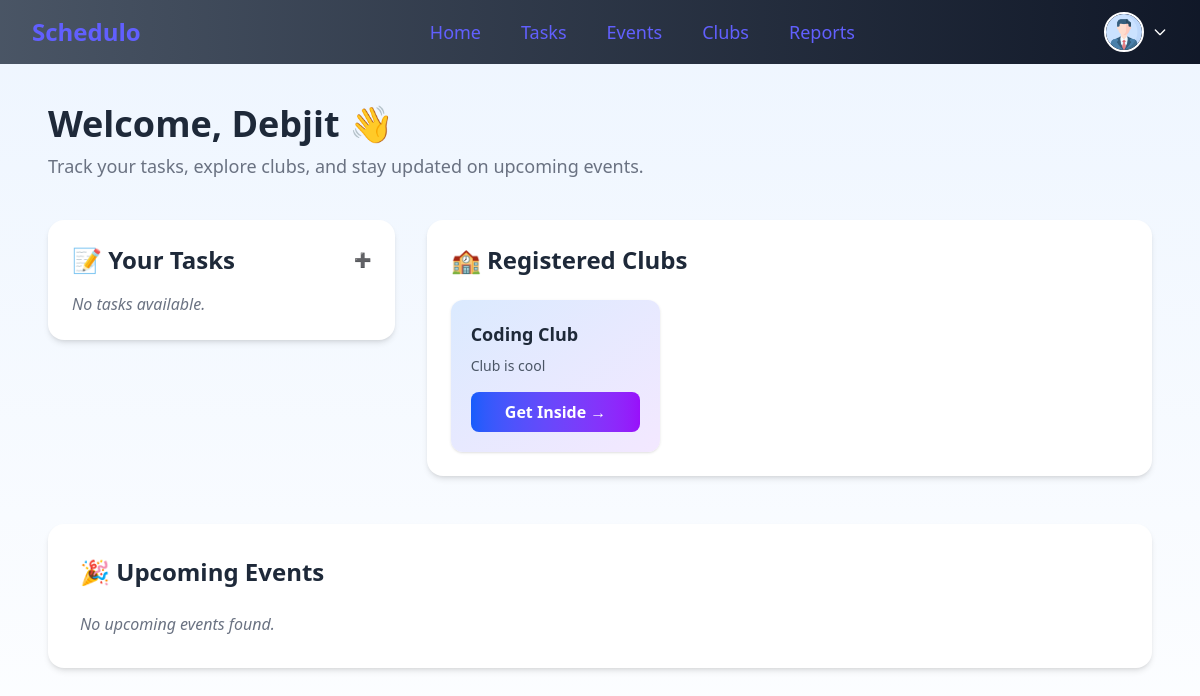
The app's page /accounts/student/dashboard/ (signed in), older data.
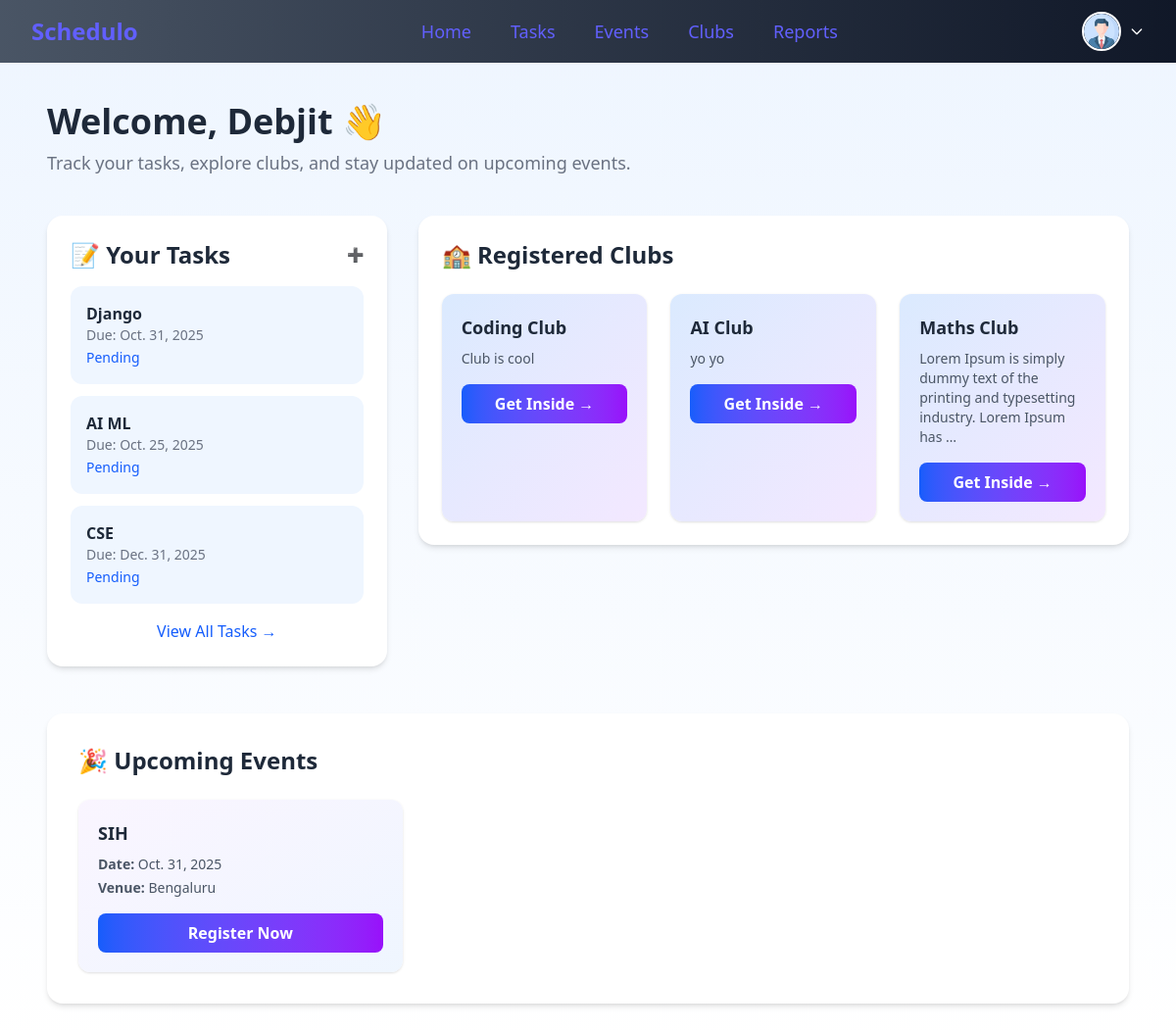
The same page, newer data.
### Accounts/models.py (models this page shows, shortened)
class Student(models.Model):
    SECTIONS = [
        ('A', 'A'),
        ('B', 'B'),
        ('C', 'C'),
        ('D', 'D'),
    ]
    YEAR = [
        (1, '1st Year'),
        (2, '2nd Year'),
        (3, '3rd Year'),
        (4, '4th Year'),
    ]
    BRANCH = [
        ('CSE', 'Computer Science and Engineering'),
        ('ECE', 'Electronics and Communication Engineering'),
        ('ME', 'Mechanical Engineering'),
        ('CE', 'Civil Engineering'),
        ('EE', 'Electrical Engineering'),
        ('AIML', 'Artificial Intelligence and Machine Learning'),
        ('CSDS', 'Computer Science & Data Science'),
    ]
    user = models.OneToOneField(User, on_delete=models.CASCADE)
    roll_number = models.IntegerField(unique=True)
    year = models.IntegerField(choices=YEAR)
    branch = models.CharField(max_length=50, choices=BRANCH)
    sec = models.CharField(max_length=1, choices=SECTIONS)

class Club(models.Model):
    POSITIONS = [
        ('President', 'President'),
        ('Vice President', 'Vice President'),
        ('Secretary', 'Secretary'),
        ('Member', 'Member'),
    ]
    user = models.ManyToManyField(User)
    name = models.CharField(max_length=100)
    description = models.TextField()

class Tasks(models.Model):
    student = models.ForeignKey(Student, on_delete=models.CASCADE)
    teacher = models.ForeignKey(Teacher, on_delete=models.CASCADE)
    title = models.CharField(max_length=200)
    description = models.TextField()
    due_date = models.DateField()
    completed = models.BooleanField(default=False)
    status = models.CharField(max_length=50, choices=[('Pending', 'Pending'), ('Completed', 'Completed')], default='Pending')

class Event(models.Model):
    STATUS_CHOICES = [
        ('Upcoming', 'Upcoming'),
        ('Live', 'Live'),
        ('Completed', 'Completed'),
    ]
    MODE_CHOICES = [
        ('Online', 'Online'),
        ('Offline', 'Offline'),
        ('Hybrid', 'Hybrid'),
    ]
    VISISBILITY_CHOICES = [
        ('Public', 'Public'),
        ('Private', 'Private'),
    ]
    title = models.CharField(max_length=200)
    description = models.TextField()
    date = models.DateField()
    time = models.TimeField()
    location = models.CharField(max_length=200)
    status = models.CharField(max_length=50, choices=STATUS_CHOICES)
    mode = models.CharField(max_length=50, choices=MODE_CHOICES)
    visibility = models.CharField(max_length=50, choices=VISISBILITY_CHOICES)
    club = models.ForeignKey(Club, on_delete=models.CASCADE)

### Accounts/views.py (the view)
# urls.py: path('student/dashboard/', views.student_dashboard, name='student_dashboard'),
@login_required
def student_dashboard(request):
    student = Student.objects.get(user=request.user)
    if request.method == 'POST':
        form = TaskForm(request.POST)
        if form.is_valid():
            task = form.save(commit=False)
            task.student = student
            task.teacher = Teacher.objects.first()  # Assigning a default teacher; modify as needed
            task.save()
            return redirect('student_dashboard')
    else:
        form = TaskForm()
    context = {
        'tasks': Tasks.objects.filter(student=student).all(),  # show only a few in template
        'clubs': Club.objects.filter(studentclubmembership__student=student),
        'events': Event.objects.all(),
        'registered_events': EventRegistration.objects.filter(student=student).all(),
        'student': student,
        'form': TaskForm()
    }
    return render(request, 'Students/student_dashboard.html', context)

### Accounts/models.py (called while the page is built)
    def __str__(self):
        return f"{self.user.username} - {self.position}"

### templates/Students/student_dashboard.html (shortened to what this page needs)
{% extends 'layout.html' %}
{% load static %}
{% block content %}
<section class="min-h-screen bg-gradient-to-b from-blue-50 to-white py-10 px-6 sm:px-12">
    <div class="max-w-7xl mx-auto mb-10">
        <h1 class="text-4xl font-extrabold text-gray-800 mb-2">
            Welcome, {{ student.user }} 👋
        </h1>
        <p class="text-gray-500 text-lg">Track your tasks, explore clubs, and stay updated on upcoming events.</p>
    </div>
    <div class="max-w-7xl mx-auto grid grid-cols-1 lg:grid-cols-3 gap-8 mb-12">
        <div class="lg:col-span-1">
            <div class="bg-white rounded-2xl shadow-md p-6 hover:shadow-lg transition duration-300">
                <div x-data="{ open: false }" @keydown.window.escape="open = false" class="w-full">
                    <div class="flex items-center justify-between mb-4">
                        <h2 class="text-2xl font-bold text-gray-800 flex items-center">
                            📝 Your Tasks
                        </h2>
                        <a href="#" @click.prevent="open = true" class=" text-4xl inline-block text-indigo-600 hover:text-indigo-800 font-semibold text-sm" aria-haspopup="dialog" aria-expanded="false" :aria-expanded="open.toString()">
                            ➕
                        </a>
                    </div>
                </div>
                {% if tasks %}
                    <ul class="space-y-3">
                        {% for task in tasks|slice:":5" %}
                            <li class="p-4 bg-blue-50 rounded-xl hover:bg-blue-100 transition">
                                <p class="font-semibold text-gray-800">{{ task.title }}</p>
                                <p class="text-sm text-gray-500">Due: {{ task.due_date }}</p>
                                <span class="text-sm text-blue-600 font-medium">{{ task.status }}</span>
                            </li>
                        {% endfor %}
                    </ul>
                    <div class="mt-4 text-center">
                        <a href="#" class="text-blue-600 hover:underline font-medium">View All Tasks →</a>
                    </div>
                {% else %}
                    <p class="text-gray-500 italic">No tasks available.</p>
                {% endif %}
            </div>
        </div>
        <div class="lg:col-span-2">
            <div class="bg-white rounded-2xl shadow-md p-6 hover:shadow-lg transition duration-300">
                <h2 class="text-2xl font-bold text-gray-800 mb-6 flex items-center">
                    🏫 Registered Clubs
                </h2>
                {% if clubs %}
                    <div class="grid sm:grid-cols-2 lg:grid-cols-3 gap-6">
                        {% for club in clubs %}
                            <div class="bg-gradient-to-br from-blue-100 to-purple-100 rounded-xl p-5 shadow hover:shadow-xl transition transform hover:-translate-y-1">
                                <h3 class="text-lg font-bold text-gray-800 mb-2">{{ club.name }}</h3>
                                <p class="text-sm text-gray-600 mb-4">{{ club.description|truncatewords:15 }}</p>
                                <a href="#" class="block text-center bg-gradient-to-r from-blue-600 to-purple-600 text-white font-semibold py-2 rounded-lg hover:shadow-lg transition">
                                    Get Inside →
                                </a>
                            </div>
                        {% endfor %}
                    </div>
                {% else %}
                    <p class="text-gray-500 italic">You haven’t joined any clubs yet.</p>
                {% endif %}
            </div>
        </div>
    </div>
    <div class="max-w-7xl mx-auto bg-white rounded-2xl shadow-md p-8 hover:shadow-lg transition duration-300">
        <h2 class="text-2xl font-bold text-gray-800 mb-6 flex items-center">
            🎉 Upcoming Events
        </h2>
        {% if events %}
            <div class="grid sm:grid-cols-2 lg:grid-cols-3 gap-6">
                {% for event in events %}
                    <div class="bg-gradient-to-br from-purple-50 to-blue-50 rounded-xl p-5 shadow hover:shadow-xl transition transform hover:-translate-y-1">
                        <h3 class="text-lg font-bold text-gray-800 mb-2">{{ event.title }}</h3>
                        <p class="text-sm text-gray-600 mb-1"><strong>Date:</strong> {{ event.date }}</p>
                        <p class="text-sm text-gray-600 mb-4"><strong>Venue:</strong> {{ event.location }}</p>
                        {% if event in registered_events.event %}
                            <button class="w-full bg-green-100 text-green-700 font-semibold py-2 rounded-lg cursor-not-allowed">
                                ✅ Already Registered
                            </button>
                        {% else %}
                            <form method="POST" action="#">
                                <button type="submit" class="w-full bg-gradient-to-r from-blue-600 to-purple-600 text-white font-semibold py-2 rounded-lg hover:shadow-lg transition">
                                    Register Now
                                </button>
                            </form>
                        {% endif %}
                    </div>
                {% endfor %}
            </div>
        {% else %}
            <p class="text-gray-500 italic">No upcoming events found.</p>
        {% endif %}
    </div>
</section>
{% endblock %}

### templates/layout.html (shortened to what this page needs)
{% load tailwind_tags %}
{% load static %}
<!DOCTYPE html>
<html lang="en">
<head>
    {% tailwind_css %}
</head>
<body class="relative">
    <nav class="bg-gradient-to-r from-gray-600 to-gray-900 shadow-lg transition-all duration-300" id="navbar">
        <div class="max-w-7xl mx-auto px-4 sm:px-6 lg:px-8">
            <div class="flex items-center justify-between h-16">
                <div class="flex items-center">
                    <a href="{% url 'home' %}" class="text-indigo-500 text-2xl font-bold hover:text-gray-200 transition duration-300">
                        Schedulo
                    </a>
                </div>
                <div class="hidden md:block">
                    <div class="ml-10 flex items-baseline space-x-4">
                        <a href="{% url 'home' %}" class="text-indigo-500 hover:bg-white hover:text-blue-600 hover:bg-opacity-20 px-3 py-2 rounded-md text-lg text-bold shadow-black font-medium transition duration-300">
                            Home
                        </a>
                        <a href="#" class="text-indigo-500 hover:bg-white hover:text-blue-600 hover:bg-opacity-20 px-3 py-2 rounded-md text-lg text-bold shadow-black font-medium transition duration-300">
                            Tasks
                        </a>
                        <a href="#" class="text-indigo-500 hover:bg-white hover:text-blue-600 hover:bg-opacity-20 px-3 py-2 rounded-md text-lg text-bold shadow-black font-medium transition duration-300">
                            Events
                        </a>
                        <a href="#" class="text-indigo-500 hover:bg-white hover:text-blue-600 hover:bg-opacity-20 px-3 py-2 rounded-md text-lg text-bold shadow-black font-medium transition duration-300">
                            Clubs
                        </a>
                        <a href="#" class="text-indigo-500 hover:bg-white hover:text-blue-600 hover:bg-opacity-20 px-3 py-2 rounded-md text-lg text-bold shadow-black font-medium transition duration-300">
                            Reports
                        </a>
                    </div>
                </div>
                <div class="hidden md:block">
                    {% if user.is_authenticated %}
                        <div class="flex relative" id="profileMenu">
                            <button id="profileButton" class="flex items-center space-x-2 focus:outline-none group">
                                <img src="{% static 'images/profile.png' %}" alt="Profile"
                                    class="w-10 h-10 rounded-full border-2 border-white group-hover:scale-105 transition-transform duration-300">
                                <svg class="w-4 h-4 text-white group-hover:text-gray-200 transition"
                                    fill="none" stroke="currentColor" viewBox="0 0 24 24" stroke-width="2">
                                <path stroke-linecap="round" stroke-linejoin="round" d="M19 9l-7 7-7-7" />
                                </svg>
                            </button>
                        </div>
                    {% endif %}
                </div>
            </div>
        </div>
    </nav>
    {% block content %}
    {% endblock %}
</body>
</html>

Row changes from the older to the newer data that the page shows:
added Tasks: title "Django", due_date "Oct. 31, 2025", status "Pending"
added Tasks: title "AI ML", due_date "Oct. 25, 2025", status "Pending"
added Tasks: title "CSE", due_date "Dec. 31, 2025", status "Pending"
added Club: name "AI Club", description "yo yo"
added Club: name "Maths Club", description "Lorem Ipsum is simply dummy text of the printing and typesetting industry. Lorem Ipsum has …"
added Event: title "SIH", date "Oct. 31, 2025", location "Bengaluru"
Text that changed along with them:
text no longer shown: "No tasks available. No upcoming events found."
text now shown: "View All Tasks →"
